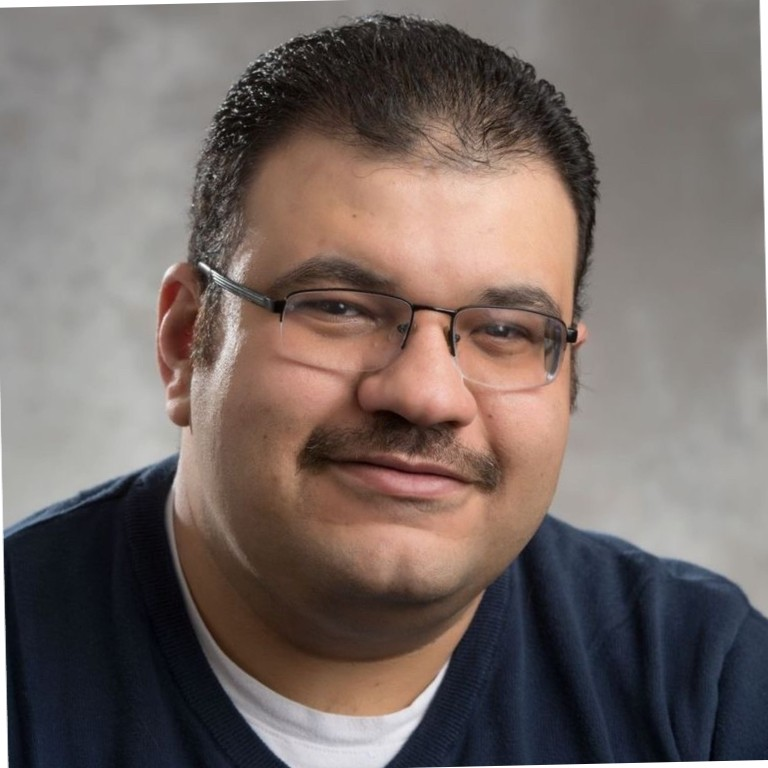
#> input picture imageToGcode/goat.jpg, 768 x 768 px, found by its file name
$ jupyter execute sample.ipynb
#> lines starting #> are read from the running program, lines starting #| are printed output that depends on the picture; after the words box and inside, x2 and y2 are one past the last pixel; in counts of white or black regions, pixels touching at a corner belong together
[cell 1]
import cv2
import numpy as np
import matplotlib.pyplot as plt

[cell 2]
import cv2
import numpy as np

image = cv2.imread(r"C:\Users\markd\Desktop\Coding\ME 101\EV3Projection\imageToGcode\goat.jpg")
#> image is the input picture: shape (768, 768, 3); mean B, G, R 100.6, 104.8, 116.9

# Grayscale
gray = cv2.cvtColor(image, cv2.COLOR_BGR2GRAY)
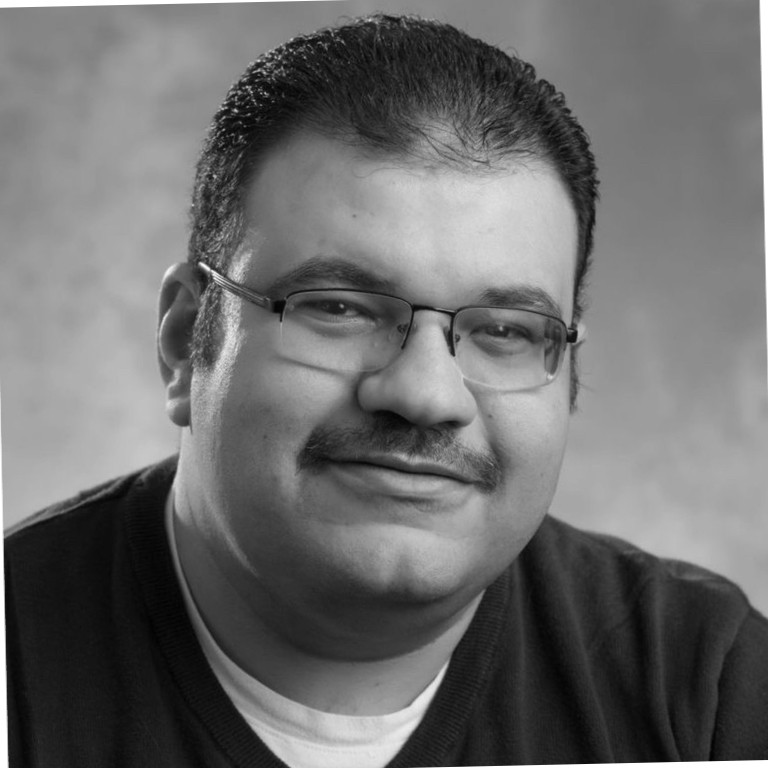
#> gray: shape (768, 768); min 1, max 255, mean 107.9

# Find Canny edges
edged = cv2.Canny(gray, 30, 200)
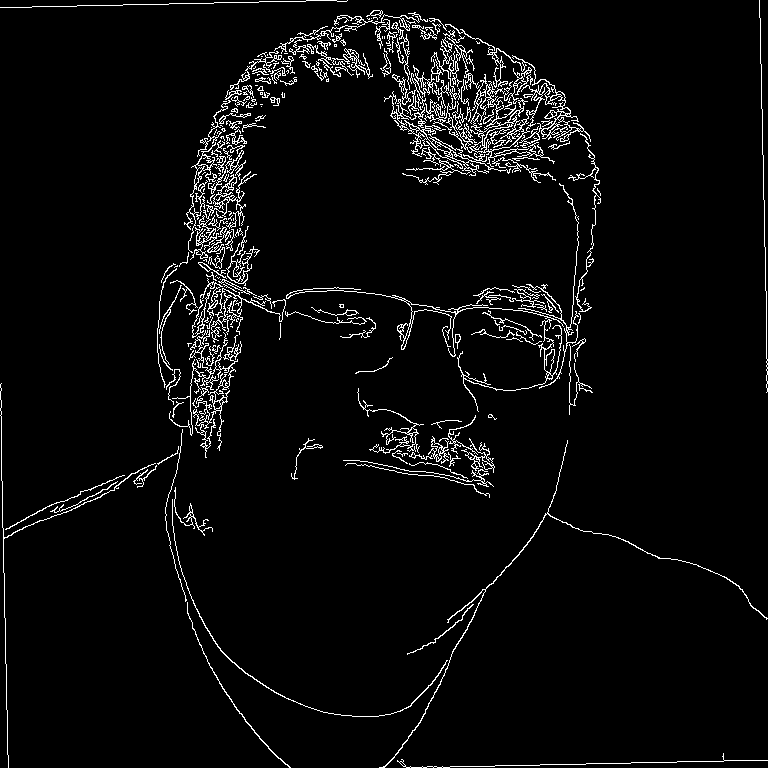
#> edged: shape (768, 768); 4.1% white in thin lines or dots

# Finding Contours
# Use a copy of the image e.g. edged.copy()
# since findContours alters the image
contours, hierarchy = cv2.findContours(edged,
    cv2.RETR_TREE , cv2.CHAIN_APPROX_NONE)
#> contours = 598 contours, 467 with area under 20; largest, box (x1, y1, x2, y2) and area: (424, 47, 591, 183) 3150, (384, 91, 511, 185) 814, (484, 120, 525, 153) 629, (211, 288, 286, 343) 594, (169, 330, 242, 458) 483

print("Number of Contours found = " + str(len(contours)))
#| Number of Contours found = 598

# Draw all contours
# -1 signifies drawing all contours
cv2.drawContours(image, contours, -1, (0, 255, 0), 3)
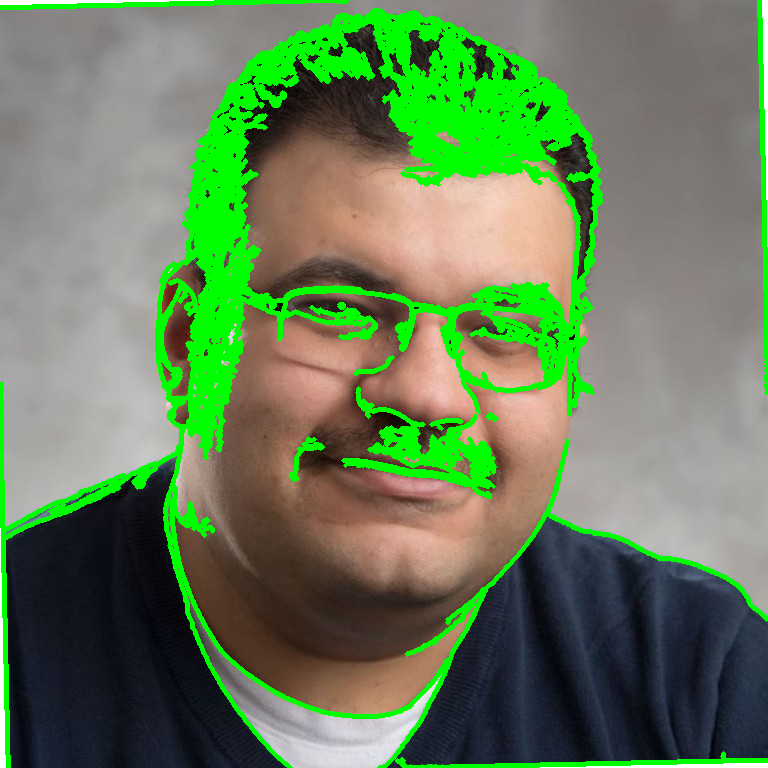
#> image: shape (768, 768, 3); 14.02% of pixels changed, all inside (x1, y1, x2, y2) = (0, 0, 768, 768)

# Write contours to file
f = open("contour_output.txt", "w")
k = 0
for contour in contours:
    f.write(f'---- CONTOUR {k} ----\n')
    k += 1
    for i in range(contour.shape[0]):
        f.write(str(contour[i][0,0]))
        f.write(" ")
        f.write(str(contour[i][0,1]))
        f.write(" \n")
#> this loop made 598 passes
#> contour on passes 27, 35, 37: [[476, 458], [477, 457], [478, 458], [477, 459]], [[435, 456], [436, 455], [437, 456], [436, 457]], [[444, 454], [445, 453], [446, 454], [445, 455]]
#> after the loop, k = 598

f.close()

[cell 3]
plt.imshow(edged)

[cell 4]
num_contours = len(contours)
#> num_contours = 598
for i in range(num_contours):
    contour_img = contours[i]
    if contour_img.shape[0] != 1:
        contour_img = np.squeeze(contour_img)
        plt.plot(contour_img[:,0], contour_img[:,1])
#> this loop made 598 passes
#> contour_img on passes 27, 35, 37, 41, 45, 50, 51, 54, 58, 76, 92: [[476, 458], [477, 457], [478, 458], [477, 459]], [[435, 456], [436, 455], [437, 456], [436, 457]], [[444, 454], [445, 453], [446, 454], [445, 455]], [[432, 439], [433, 438], [434, 439], [433, 440]], [[453, 442], [454, 441], [455, 442], [454, 443]], [[375, 446], [376, 445], [377, 446], [376, 447]], [[406, 442], [407, 441], [408, 442], [407, 443]], [[388, 429], [389, 428], [390, 429], [389, 430]], [[197, 380], [198, 379], [199, 380], [198, 381]], [[204, 446], [205, 445], [206, 446], [205, 447]], [[235, 349], [236, 348], [237, 349], [236, 350]]
plt.show()
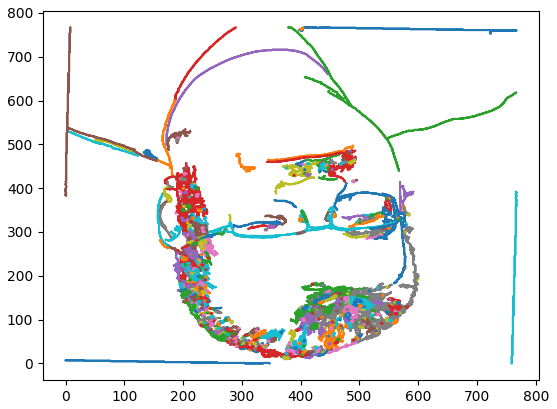
#> figure drawn by matplotlib, 1 panel

[cell 5]
a = contours[62]
#> a = contour of 79 points, box (x1, y1, x2, y2) (205, 346, 215, 366), area 10
a.shape[0]
#> Out = 79
